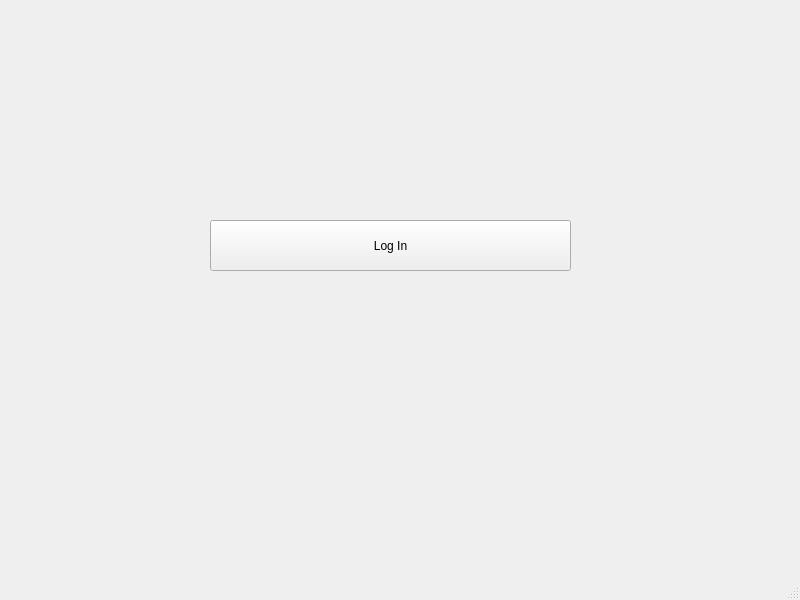
<?xml version="1.0" encoding="UTF-8"?>
<ui version="4.0">
 <class>MainWindow</class>
 <widget class="QMainWindow" name="MainWindow">
  <property name="geometry">
   <rect>
    <x>0</x>
    <y>0</y>
    <width>800</width>
    <height>600</height>
   </rect>
  </property>
  <property name="windowTitle">
   <string>MainWindow</string>
  </property>
  <widget class="QWidget" name="centralwidget">
   <widget class="QPushButton" name="pushButton">
    <property name="geometry">
     <rect>
      <x>210</x>
      <y>220</y>
      <width>361</width>
      <height>51</height>
     </rect>
    </property>
    <property name="text">
     <string>Log In</string>
    </property>
   </widget>
  </widget>
  <widget class="QMenuBar" name="menubar">
   <property name="geometry">
    <rect>
     <x>0</x>
     <y>0</y>
     <width>800</width>
     <height>26</height>
    </rect>
   </property>
  </widget>
  <widget class="QStatusBar" name="statusbar"/>
 </widget>
 <resources/>
 <connections/>
</ui>
